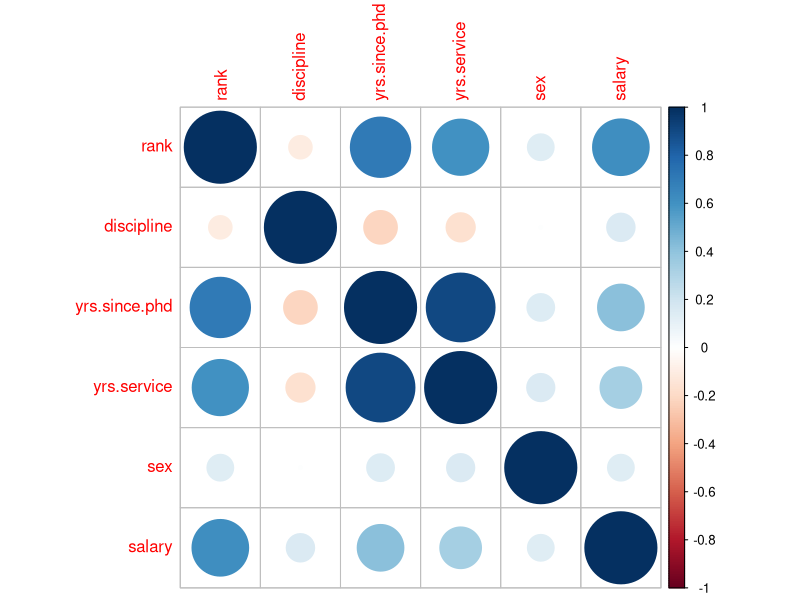

Here is the R script that generated this plot:
## ---- chunk 1
knitr::opts_chunk$set(fig.width=4, fig.height=2.8)
## ---- chunk 2
rm(list=ls())

library(ggplot2)
library(car)
library(stringi)
library(psych)
library(dplyr)
library(corrplot)

data(Salaries)
## ---- chunk 3
SalariesRel <-  Salaries %>%
  mutate_if(is.factor, as.numeric)

library(corrplot)
# par(mar=c(5,6,4,5)+2)
corrplot(corr = cor(SalariesRel))
